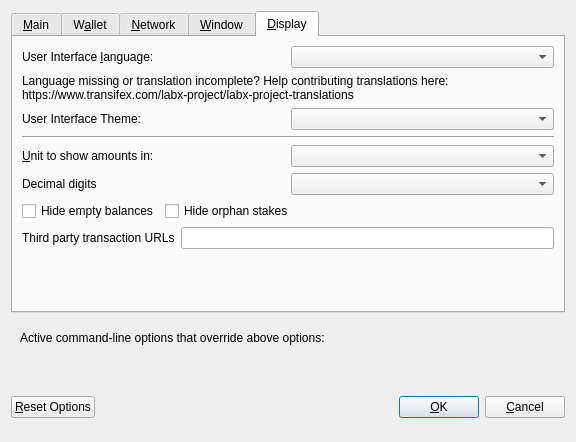
<?xml version="1.0" encoding="UTF-8"?>
<ui version="4.0">
 <class>OptionsDialog</class>
 <widget class="QDialog" name="OptionsDialog">
  <property name="geometry">
   <rect>
    <x>0</x>
    <y>0</y>
    <width>576</width>
    <height>442</height>
   </rect>
  </property>
  <property name="windowTitle">
   <string>Options</string>
  </property>
  <property name="modal">
   <bool>true</bool>
  </property>
  <layout class="QVBoxLayout" name="verticalLayout">
   <item>
    <widget class="QTabWidget" name="tabWidget">
     <property name="currentIndex">
      <number>4</number>
     </property>
     <widget class="QWidget" name="tabMain">
      <attribute name="title">
       <string>&amp;Main</string>
      </attribute>
      <layout class="QVBoxLayout" name="verticalLayout_Main">
       <item>
        <widget class="QCheckBox" name="bitcoinAtStartup">
         <property name="toolTip">
          <string>Automatically start LABX after logging in to the system.</string>
         </property>
         <property name="text">
          <string>&amp;Start LABX on system login</string>
         </property>
        </widget>
       </item>
       <item>
        <layout class="QHBoxLayout" name="horizontalLayout_2_Main">
         <item>
          <widget class="QLabel" name="databaseCacheLabel">
           <property name="text">
            <string>Size of &amp;database cache</string>
           </property>
           <property name="textFormat">
            <enum>Qt::PlainText</enum>
           </property>
           <property name="buddy">
            <cstring>databaseCache</cstring>
           </property>
          </widget>
         </item>
         <item>
          <widget class="QSpinBox" name="databaseCache"/>
         </item>
         <item>
          <widget class="QLabel" name="databaseCacheUnitLabel">
           <property name="text">
            <string>MB</string>
           </property>
           <property name="textFormat">
            <enum>Qt::PlainText</enum>
           </property>
          </widget>
         </item>
         <item>
          <spacer name="horizontalSpacer_2_Main">
           <property name="orientation">
            <enum>Qt::Horizontal</enum>
           </property>
           <property name="sizeHint" stdset="0">
            <size>
             <width>40</width>
             <height>20</height>
            </size>
           </property>
          </spacer>
         </item>
        </layout>
       </item>
       <item>
        <layout class="QHBoxLayout" name="horizontalLayout_3_Main">
         <item>
          <widget class="QLabel" name="threadsScriptVerifLabel">
           <property name="text">
            <string>Number of script &amp;verification threads</string>
           </property>
           <property name="textFormat">
            <enum>Qt::PlainText</enum>
           </property>
           <property name="buddy">
            <cstring>threadsScriptVerif</cstring>
           </property>
          </widget>
         </item>
         <item>
          <widget class="QSpinBox" name="threadsScriptVerif">
           <property name="toolTip">
            <string>(0 = auto, &lt;0 = leave that many cores free)</string>
           </property>
          </widget>
         </item>
         <item>
          <spacer name="horizontalSpacer_3_Main">
           <property name="orientation">
            <enum>Qt::Horizontal</enum>
           </property>
           <property name="sizeHint" stdset="0">
            <size>
             <width>40</width>
             <height>20</height>
            </size>
           </property>
          </spacer>
         </item>
        </layout>
       </item>
       <item>
        <spacer name="verticalSpacer_2">
         <property name="orientation">
          <enum>Qt::Vertical</enum>
         </property>
         <property name="sizeHint" stdset="0">
          <size>
           <width>20</width>
           <height>40</height>
          </size>
         </property>
        </spacer>
       </item>
       <item>
        <layout class="QHBoxLayout" name="horiz-autominting-layout">
         <item>
          <widget class="QCheckBox" name="checkBoxZeromintEnable">
           <property name="toolTip">
            <string>Enable automatic minting of PIV units to zPIV</string>
           </property>
           <property name="layoutDirection">
            <enum>Qt::LeftToRight</enum>
           </property>
           <property name="text">
            <string>Enable zPIV Automint</string>
           </property>
          </widget>
         </item>
         <item>
          <widget class="QCheckBox" name="checkBoxZeromintAddresses">
           <property name="toolTip">
            <string>Enable automatic zPIV minting from specific addresses</string>
           </property>
           <property name="layoutDirection">
            <enum>Qt::LeftToRight</enum>
           </property>
           <property name="text">
            <string>Enable Automint Addresses</string>
           </property>
          </widget>
         </item>
        </layout>
       </item>
       <item>
        <layout class="QHBoxLayout" name="horizontalLayout_3">
         <item>
          <widget class="QLabel" name="percentage_label">
           <property name="toolTip">
            <string>Percentage of incoming PIV which get automatically converted to zPIV via Zerocoin Protocol (min: 10%)</string>
           </property>
           <property name="text">
            <string>Percentage of autominted zPIV</string>
           </property>
          </widget>
         </item>
         <item>
          <widget class="QSpinBox" name="zeromintPercentage">
           <property name="minimum">
            <number>1</number>
           </property>
           <property name="maximum">
            <number>100</number>
           </property>
          </widget>
         </item>
        </layout>
       </item>
       <item>
        <layout class="QHBoxLayout" name="horizontalLayout" stretch="0,0">
         <property name="sizeConstraint">
          <enum>QLayout::SetFixedSize</enum>
         </property>
         <item>
          <widget class="QLabel" name="labelPreferredDenom">
           <property name="maximumSize">
            <size>
             <width>16777215</width>
             <height>16777215</height>
            </size>
           </property>
           <property name="toolTip">
            <string>Wait with automatic conversion to Zerocoin until enough PIV for this denomination is available</string>
           </property>
           <property name="text">
            <string>Preferred Automint zPIV Denomination</string>
           </property>
          </widget>
         </item>
         <item>
          <widget class="QComboBox" name="preferredDenom">
           <property name="maximumSize">
            <size>
             <width>16777215</width>
             <height>27</height>
            </size>
           </property>
           <property name="toolTip">
            <string>Wait with automatic conversion to Zerocoin until enough PIV for this denomination is available</string>
           </property>
           <property name="maxVisibleItems">
            <number>9</number>
           </property>
           <property name="maxCount">
            <number>9</number>
           </property>
          </widget>
         </item>
        </layout>
       </item>
      </layout>
     </widget>
     <widget class="QWidget" name="tabWallet">
      <attribute name="title">
       <string>W&amp;allet</string>
      </attribute>
      <layout class="QVBoxLayout" name="verticalLayout_Wallet">
       <item>
        <layout class="QHBoxLayout" name="horizontalLayout_2_Wallet">
         <item>
          <widget class="QLabel" name="labelStakeSplitThresholdText">
           <property name="text">
            <string>Stake split threshold:</string>
           </property>
          </widget>
         </item>
         <item>
          <widget class="QSpinBox" name="spinBoxStakeSplitThreshold">
           <property name="minimum">
            <number>1</number>
           </property>
           <property name="maximum">
            <number>999999</number>
           </property>
          </widget>
         </item>
        </layout>
       </item>
       <item>
        <widget class="QGroupBox" name="groupBox">
         <property name="title">
          <string>Expert</string>
         </property>
         <layout class="QVBoxLayout" name="verticalLayout_2">
          <item>
           <widget class="QCheckBox" name="coinControlFeatures">
            <property name="toolTip">
             <string>Whether to show coin control features or not.</string>
            </property>
            <property name="text">
             <string>Enable coin &amp;control features</string>
            </property>
           </widget>
          </item>
          <item>
           <widget class="QCheckBox" name="showMasternodesTab">
            <property name="toolTip">
             <string>Show additional tab listing all your masternodes in first sub-tab&lt;br/&gt;and all masternodes on the network in second sub-tab.</string>
            </property>
            <property name="text">
             <string>Show Masternodes Tab</string>
            </property>
           </widget>
          </item>
          <item>
           <widget class="QCheckBox" name="spendZeroConfChange">
            <property name="toolTip">
             <string>If you disable the spending of unconfirmed change, the change from a transaction&lt;br/&gt;cannot be used until that transaction has at least one confirmation.&lt;br/&gt;This also affects how your balance is computed.</string>
            </property>
            <property name="text">
             <string>&amp;Spend unconfirmed change</string>
            </property>
           </widget>
          </item>
         </layout>
        </widget>
       </item>
       <item>
        <spacer name="verticalSpacer_Wallet">
         <property name="orientation">
          <enum>Qt::Vertical</enum>
         </property>
         <property name="sizeHint" stdset="0">
          <size>
           <width>20</width>
           <height>40</height>
          </size>
         </property>
        </spacer>
       </item>
      </layout>
     </widget>
     <widget class="QWidget" name="tabNetwork">
      <attribute name="title">
       <string>&amp;Network</string>
      </attribute>
      <layout class="QVBoxLayout" name="verticalLayout_Network">
       <item>
        <widget class="QCheckBox" name="mapPortUpnp">
         <property name="toolTip">
          <string>Automatically open the LABX client port on the router. This only works when your router supports UPnP and it is enabled.</string>
         </property>
         <property name="text">
          <string>Map port using &amp;UPnP</string>
         </property>
        </widget>
       </item>
       <item>
        <widget class="QCheckBox" name="allowIncoming">
         <property name="toolTip">
          <string>Accept connections from outside</string>
         </property>
         <property name="text">
          <string>Allow incoming connections</string>
         </property>
        </widget>
       </item>
       <item>
        <widget class="QCheckBox" name="connectSocks">
         <property name="toolTip">
          <string>Connect to the LABX network through a SOCKS5 proxy.</string>
         </property>
         <property name="text">
          <string>&amp;Connect through SOCKS5 proxy (default proxy):</string>
         </property>
        </widget>
       </item>
       <item>
        <layout class="QHBoxLayout" name="horizontalLayout_1_Network">
         <item>
          <widget class="QLabel" name="proxyIpLabel">
           <property name="text">
            <string>Proxy &amp;IP:</string>
           </property>
           <property name="textFormat">
            <enum>Qt::PlainText</enum>
           </property>
           <property name="buddy">
            <cstring>proxyIp</cstring>
           </property>
          </widget>
         </item>
         <item>
          <widget class="QValidatedLineEdit" name="proxyIp">
           <property name="minimumSize">
            <size>
             <width>140</width>
             <height>0</height>
            </size>
           </property>
           <property name="maximumSize">
            <size>
             <width>140</width>
             <height>16777215</height>
            </size>
           </property>
           <property name="toolTip">
            <string>IP address of the proxy (e.g. IPv4: 127.0.0.1 / IPv6: ::1)</string>
           </property>
          </widget>
         </item>
         <item>
          <widget class="QLabel" name="proxyPortLabel">
           <property name="text">
            <string>&amp;Port:</string>
           </property>
           <property name="textFormat">
            <enum>Qt::PlainText</enum>
           </property>
           <property name="buddy">
            <cstring>proxyPort</cstring>
           </property>
          </widget>
         </item>
         <item>
          <widget class="QLineEdit" name="proxyPort">
           <property name="minimumSize">
            <size>
             <width>55</width>
             <height>0</height>
            </size>
           </property>
           <property name="maximumSize">
            <size>
             <width>55</width>
             <height>16777215</height>
            </size>
           </property>
           <property name="toolTip">
            <string>Port of the proxy (e.g. 9050)</string>
           </property>
          </widget>
         </item>
         <item>
          <spacer name="horizontalSpacer_1_Network">
           <property name="orientation">
            <enum>Qt::Horizontal</enum>
           </property>
           <property name="sizeHint" stdset="0">
            <size>
             <width>40</width>
             <height>20</height>
            </size>
           </property>
          </spacer>
         </item>
        </layout>
       </item>
       <item>
        <spacer name="verticalSpacer_Network">
         <property name="orientation">
          <enum>Qt::Vertical</enum>
         </property>
         <property name="sizeHint" stdset="0">
          <size>
           <width>20</width>
           <height>40</height>
          </size>
         </property>
        </spacer>
       </item>
      </layout>
     </widget>
     <widget class="QWidget" name="tabWindow">
      <attribute name="title">
       <string>&amp;Window</string>
      </attribute>
      <layout class="QVBoxLayout" name="verticalLayout_Window">
       <item>
        <widget class="QCheckBox" name="minimizeToTray">
         <property name="toolTip">
          <string>Show only a tray icon after minimizing the window.</string>
         </property>
         <property name="text">
          <string>&amp;Minimize to the tray instead of the taskbar</string>
         </property>
        </widget>
       </item>
       <item>
        <widget class="QCheckBox" name="minimizeOnClose">
         <property name="toolTip">
          <string>Minimize instead of exit the application when the window is closed. When this option is enabled, the application will be closed only after selecting Quit in the menu.</string>
         </property>
         <property name="text">
          <string>M&amp;inimize on close</string>
         </property>
        </widget>
       </item>
       <item>
        <spacer name="verticalSpacer_Window">
         <property name="orientation">
          <enum>Qt::Vertical</enum>
         </property>
         <property name="sizeHint" stdset="0">
          <size>
           <width>20</width>
           <height>40</height>
          </size>
         </property>
        </spacer>
       </item>
      </layout>
     </widget>
     <widget class="QWidget" name="tabDisplay">
      <attribute name="title">
       <string>&amp;Display</string>
      </attribute>
      <layout class="QVBoxLayout" name="verticalLayout_Display">
       <item>
        <layout class="QHBoxLayout" name="horizontalLayout_1_Display">
         <item>
          <widget class="QLabel" name="langLabel">
           <property name="text">
            <string>User Interface &amp;language:</string>
           </property>
           <property name="textFormat">
            <enum>Qt::PlainText</enum>
           </property>
           <property name="buddy">
            <cstring>lang</cstring>
           </property>
          </widget>
         </item>
         <item>
          <widget class="QValueComboBox" name="lang">
           <property name="toolTip">
            <string>The user interface language can be set here. This setting will take effect after restarting LABX.</string>
           </property>
          </widget>
         </item>
        </layout>
       </item>
       <item>
        <widget class="QLabel" name="label_3">
         <property name="toolTip">
          <string notr="true"/>
         </property>
         <property name="statusTip">
          <string notr="true"/>
         </property>
         <property name="whatsThis">
          <string notr="true"/>
         </property>
         <property name="accessibleName">
          <string notr="true"/>
         </property>
         <property name="text">
          <string>Language missing or translation incomplete? Help contributing translations here:
https://www.transifex.com/labx-project/labx-project-translations</string>
         </property>
         <property name="wordWrap">
          <bool>true</bool>
         </property>
         <property name="openExternalLinks">
          <bool>true</bool>
         </property>
         <property name="textInteractionFlags">
          <set>Qt::TextBrowserInteraction</set>
         </property>
        </widget>
       </item>
       <item>
        <layout class="QHBoxLayout" name="horizontalLayout_2_Display" stretch="0,0">
         <item>
          <widget class="QLabel" name="themeLabel">
           <property name="text">
            <string>User Interface Theme:</string>
           </property>
          </widget>
         </item>
         <item>
          <widget class="QValueComboBox" name="theme"/>
         </item>
        </layout>
       </item>
       <item>
        <widget class="Line" name="line">
         <property name="orientation">
          <enum>Qt::Horizontal</enum>
         </property>
        </widget>
       </item>
       <item>
        <layout class="QHBoxLayout" name="horizontalLayout_3_Display">
         <item>
          <widget class="QLabel" name="unitLabel">
           <property name="text">
            <string>&amp;Unit to show amounts in:</string>
           </property>
           <property name="textFormat">
            <enum>Qt::PlainText</enum>
           </property>
           <property name="buddy">
            <cstring>unit</cstring>
           </property>
          </widget>
         </item>
         <item>
          <widget class="QValueComboBox" name="unit">
           <property name="toolTip">
            <string>Choose the default subdivision unit to show in the interface and when sending coins.</string>
           </property>
          </widget>
         </item>
        </layout>
       </item>
       <item>
        <layout class="QHBoxLayout" name="horizontalLayout_4_Display">
         <item>
          <widget class="QLabel" name="digitsLabel">
           <property name="text">
            <string>Decimal digits</string>
           </property>
          </widget>
         </item>
         <item>
          <widget class="QValueComboBox" name="digits"/>
         </item>
        </layout>
       </item>
       <item>
        <layout class="QHBoxLayout" name="horizontalLayout_5_Display">
         <item>
          <widget class="QCheckBox" name="checkBoxHideZeroBalances">
           <property name="toolTip">
            <string>Hide empty balances</string>
           </property>
           <property name="layoutDirection">
            <enum>Qt::LeftToRight</enum>
           </property>
           <property name="text">
            <string>Hide empty balances</string>
           </property>
          </widget>
         </item>
         <item>
          <widget class="QCheckBox" name="checkBoxHideOrphans">
           <property name="toolTip">
            <string>Hide orphan stakes in transaction lists</string>
           </property>
           <property name="text">
            <string>Hide orphan stakes</string>
           </property>
          </widget>
         </item>
         <item>
          <spacer name="horizontalSpacer">
           <property name="orientation">
            <enum>Qt::Horizontal</enum>
           </property>
           <property name="sizeHint" stdset="0">
            <size>
             <width>40</width>
             <height>20</height>
            </size>
           </property>
          </spacer>
         </item>
        </layout>
       </item>
       <item>
        <layout class="QHBoxLayout" name="horizontalLayout_6_Display">
         <item>
          <widget class="QLabel" name="thirdPartyTxUrlsLabel">
           <property name="toolTip">
            <string>Third party URLs (e.g. a block explorer) that appear in the transactions tab as context menu items. %s in the URL is replaced by transaction hash. Multiple URLs are separated by vertical bar |.</string>
           </property>
           <property name="text">
            <string>Third party transaction URLs</string>
           </property>
           <property name="buddy">
            <cstring>thirdPartyTxUrls</cstring>
           </property>
          </widget>
         </item>
         <item>
          <widget class="QLineEdit" name="thirdPartyTxUrls">
           <property name="toolTip">
            <string>Third party URLs (e.g. a block explorer) that appear in the transactions tab as context menu items. %s in the URL is replaced by transaction hash. Multiple URLs are separated by vertical bar |.</string>
           </property>
          </widget>
         </item>
        </layout>
       </item>
       <item>
        <spacer name="verticalSpacer">
         <property name="orientation">
          <enum>Qt::Vertical</enum>
         </property>
         <property name="sizeHint" stdset="0">
          <size>
           <width>20</width>
           <height>40</height>
          </size>
         </property>
        </spacer>
       </item>
      </layout>
     </widget>
    </widget>
   </item>
   <item>
    <widget class="QFrame" name="frame">
     <layout class="QVBoxLayout" name="verticalLayout_Bottom">
      <item>
       <layout class="QHBoxLayout" name="horizontalLayout_Bottom">
        <item>
         <widget class="QLabel" name="overriddenByCommandLineInfoLabel">
          <property name="text">
           <string>Active command-line options that override above options:</string>
          </property>
          <property name="textFormat">
           <enum>Qt::PlainText</enum>
          </property>
         </widget>
        </item>
        <item>
         <spacer name="horizontalSpacer_Bottom">
          <property name="orientation">
           <enum>Qt::Horizontal</enum>
          </property>
          <property name="sizeHint" stdset="0">
           <size>
            <width>40</width>
            <height>20</height>
           </size>
          </property>
         </spacer>
        </item>
       </layout>
      </item>
      <item>
       <widget class="QLabel" name="overriddenByCommandLineLabel">
        <property name="text">
         <string/>
        </property>
        <property name="textFormat">
         <enum>Qt::PlainText</enum>
        </property>
        <property name="wordWrap">
         <bool>true</bool>
        </property>
       </widget>
      </item>
     </layout>
    </widget>
   </item>
   <item>
    <layout class="QHBoxLayout" name="horizontalLayout_Buttons">
     <item>
      <widget class="QPushButton" name="resetButton">
       <property name="toolTip">
        <string>Reset all client options to default.</string>
       </property>
       <property name="text">
        <string>&amp;Reset Options</string>
       </property>
       <property name="autoDefault">
        <bool>false</bool>
       </property>
      </widget>
     </item>
     <item>
      <spacer name="horizontalSpacer_1">
       <property name="orientation">
        <enum>Qt::Horizontal</enum>
       </property>
       <property name="sizeHint" stdset="0">
        <size>
         <width>40</width>
         <height>48</height>
        </size>
       </property>
      </spacer>
     </item>
     <item>
      <widget class="QLabel" name="statusLabel">
       <property name="minimumSize">
        <size>
         <width>200</width>
         <height>0</height>
        </size>
       </property>
       <property name="font">
        <font>
         <weight>75</weight>
         <bold>true</bold>
        </font>
       </property>
       <property name="text">
        <string/>
       </property>
       <property name="textFormat">
        <enum>Qt::PlainText</enum>
       </property>
       <property name="wordWrap">
        <bool>true</bool>
       </property>
      </widget>
     </item>
     <item>
      <spacer name="horizontalSpacer_2">
       <property name="orientation">
        <enum>Qt::Horizontal</enum>
       </property>
       <property name="sizeHint" stdset="0">
        <size>
         <width>40</width>
         <height>48</height>
        </size>
       </property>
      </spacer>
     </item>
     <item>
      <widget class="QPushButton" name="okButton">
       <property name="text">
        <string>&amp;OK</string>
       </property>
       <property name="autoDefault">
        <bool>false</bool>
       </property>
       <property name="default">
        <bool>true</bool>
       </property>
      </widget>
     </item>
     <item>
      <widget class="QPushButton" name="cancelButton">
       <property name="text">
        <string>&amp;Cancel</string>
       </property>
       <property name="autoDefault">
        <bool>false</bool>
       </property>
      </widget>
     </item>
    </layout>
   </item>
  </layout>
 </widget>
 <customwidgets>
  <customwidget>
   <class>QValidatedLineEdit</class>
   <extends>QLineEdit</extends>
   <header>qvalidatedlineedit.h</header>
  </customwidget>
  <customwidget>
   <class>QValueComboBox</class>
   <extends>QComboBox</extends>
   <header>qvaluecombobox.h</header>
  </customwidget>
 </customwidgets>
 <resources/>
 <connections/>
</ui>
